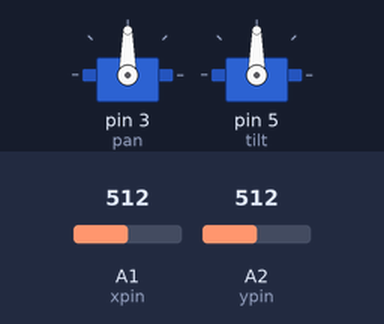
The sketch below on a simulated Arduino Uno, built with avr-gcc and run on an emulated ATmega328P. Shown: 2 × servo. The inputs (shaded band) are chosen by the test bench; at power-on: A1 (xpin) = 512, A2 (ypin) = 512.

Above: at 1.2 s.
1.3 s: A1 (xpin) set to 716
At 1.7 s:
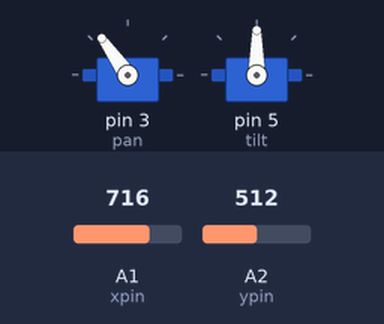
2.9 s: A2 (ypin) set to 716
At 4.2 s:
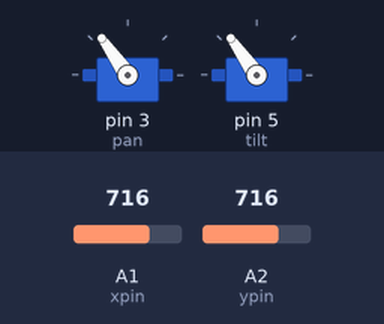
4.5 s: A1 (xpin) set to 900
At 5.8 s:
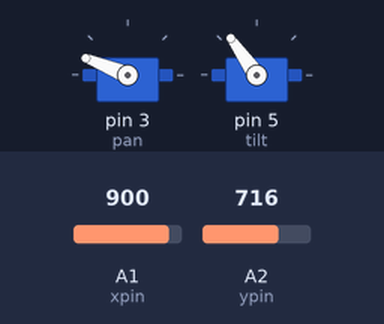
6.1 s: A2 (ypin) set to 900
At 7.4 s:
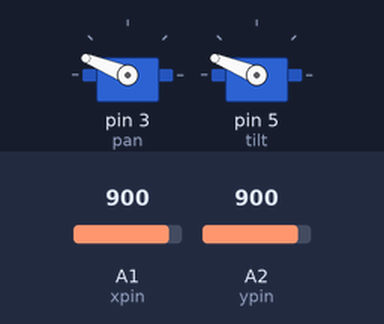
7.7 s: A1 (xpin) set to 1023
At 8.9 s:
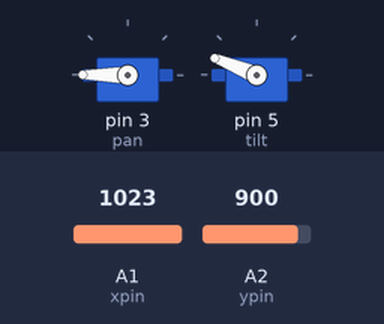
9.3 s: A2 (ypin) set to 1023
At 10.4 s:
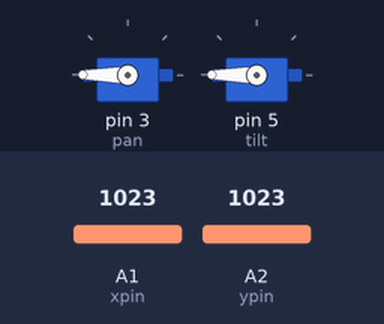
Timing chart, 0 to 11.9 s (numbered marks = the images above; inputs shaded):
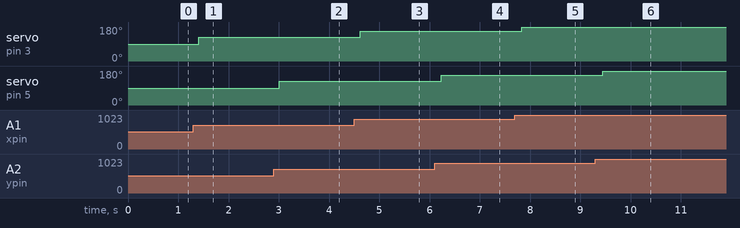

Measured:
- after the input at 1.3 s, servo on pin 3 (pan): 90° → 125° after 0.11 s
- after the input at 2.9 s, servo on pin 5 (tilt): 90° → 125° after 0.11 s
- after the input at 4.5 s, servo on pin 3 (pan): 125° → 158° after 0.12 s
- after the input at 6.1 s, servo on pin 5 (tilt): 125° → 158° after 0.13 s
- after the input at 7.7 s, servo on pin 3 (pan): 158° → 180° after 0.14 s
- after the input at 9.3 s, servo on pin 5 (tilt): 158° → 180° after 0.14 s

The sketch:

pantilt.ino
```cpp
#include <Servo.h>

Servo pan;
Servo tilt;

int xpin = 1;
int ypin = 2;

int xval = 0;
int yval = 0;

void setup() {
	pan.attach(3);
	tilt.attach(5);
}

void loop() {
	xval = analogRead(xpin);
	yval = analogRead(ypin);
	delay(100);
	pan.write(map(xval,0,1023, 0,180));
	tilt.write(map(yval,0,1023, 0,180));
}
```
